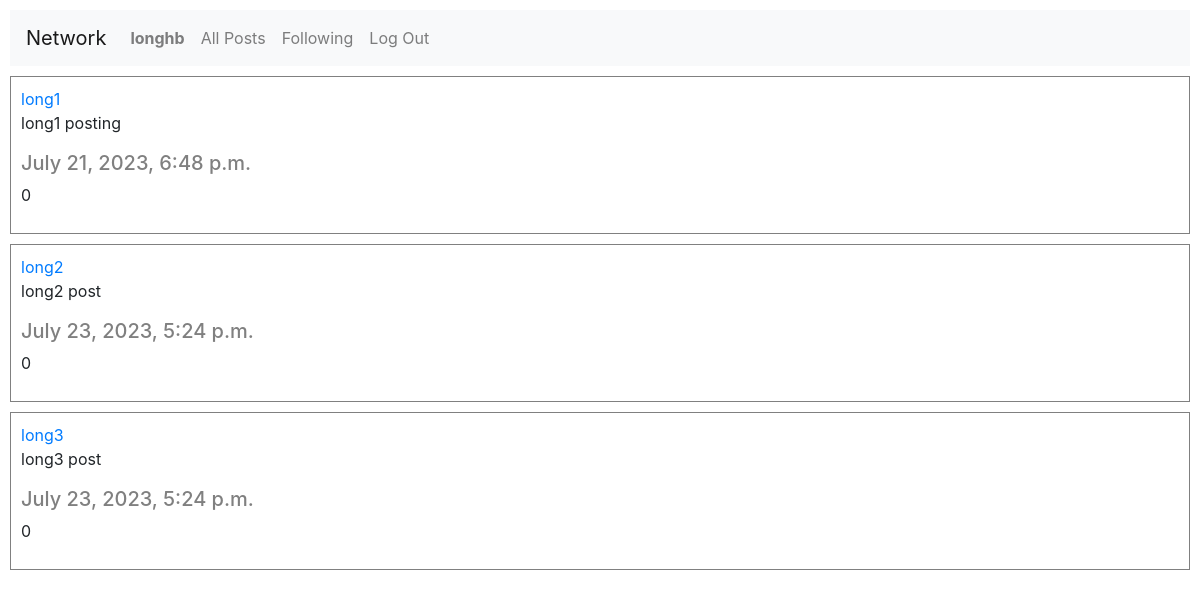
The page /following (signed in) on the database its author committed.
### network/models.py (models this page shows, shortened)
class User(AbstractUser):
    pass

class Post(models.Model):
    user = models.ForeignKey("User", on_delete=models.CASCADE, related_name="user")
    content = models.TextField(blank=True)
    timestamp = models.DateTimeField(auto_now_add=True)
    like = models.IntegerField(default=0)

### network/views.py (the view)
# urls.py: path("following", views.following, name="following")
def following(request):
    following = Follow.objects.get(user=request.user)
    all_posts = []
    for user in following.following.all():
        post = Post.objects.get(user=user)
        all_posts.append(post)
    return render(request, "network/following.html", {
        "all_posts": all_posts
    })

### network/templates/network/following.html
{% extends "network/layout.html" %}
{% load static %}
{% block body %}
    {% if user.is_authenticated%}
        <section class="post-section">
            {% for post in all_posts %}
                <div class="post-container">
                    <a class="user" href="{% url 'profile' user_id=post.user_id %}"> {{ post.user }} </a>
                    <p class="content">{{ post.content }}</p>
                    <h5 class="timestamp"> {{ post.timestamp }}</h3>
                    <p class="like"> {{ post.like }}</p>
                </div>
            {% endfor %}
        </section>
    {% endif %}
{% endblock %}

### network/templates/network/layout.html (shortened to what this page needs)
{% load static %}
<!DOCTYPE html>
<html lang="en">
    <head>
        <link rel="stylesheet" href="https://stackpath.bootstrapcdn.com/bootstrap/4.4.1/css/bootstrap.min.css">
        <link href="{% static 'network/styles.css' %}" rel="stylesheet">
    </head>
    <body>
        <nav class="navbar navbar-expand-lg navbar-light bg-light">
            <a class="navbar-brand" href="{% url 'index' %}">Network</a>
            <div>
              <ul class="navbar-nav mr-auto">
                {% if user.is_authenticated %}
                    <li class="nav-item">
                        <a class="nav-link" href="{% url 'profile' user_id=user.pk%}"><strong>{{ user.username }}</strong></a>
                    </li>
                {% endif %}
                <li class="nav-item">
                  <a class="nav-link" href="{% url 'index' %}">All Posts</a>
                </li>
                {% if user.is_authenticated %}
                    <li class="nav-item">
                        <a class="nav-link" href="{% url 'following' %}">Following</a>
                    </li>
                    <li class="nav-item">
                        <a class="nav-link" href="{% url 'logout' %}">Log Out</a>
                    </li>
                {% endif %}
              </ul>
            </div>
          </nav>
        <div class="body">
            {% block body %}
            {% endblock %}
        </div>
    </body>
</html>

### network/static/network/styles.css (style rules this page uses)
* { margin: 0; padding: 0; }
html { box-sizing: border-box; }
body { padding: 10px; }
.post-container, .allpost-container { border: 0.5px solid gray; width: 100%; display: block; padding: 10px; margin-top: 10px; }
.timestamp { color: gray; }

### rows shown on the page
User: username "longhb"
Post: user "long1", content "long1 posting", timestamp "July 21, 2023, 6:48 p.m.", like "0"
Post: user "long2", content "long2 post", timestamp "July 23, 2023, 5:24 p.m.", like "0"
Post: user "long3", content "long3 post", timestamp "July 23, 2023, 5:24 p.m.", like "0"
